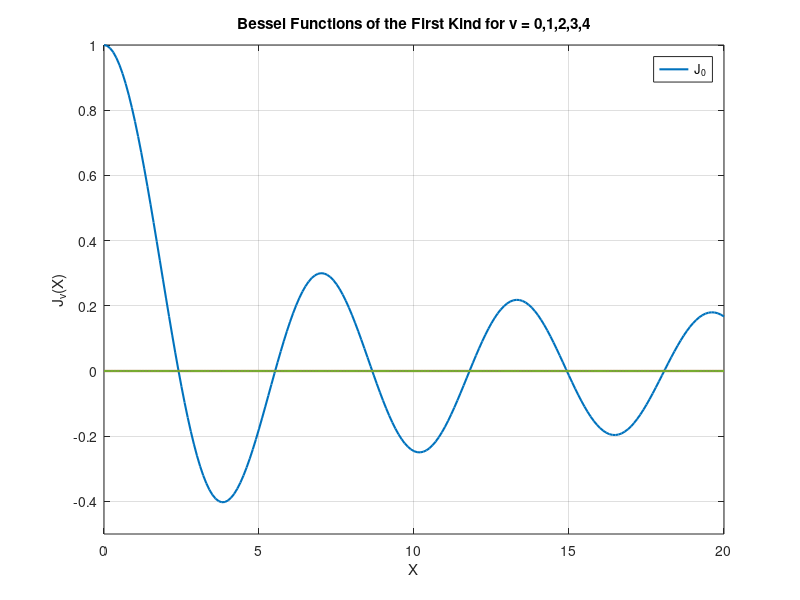

The MATLAB script that drew this image:
%% Testing of addition
x = 1
y = 2
z = x + y
disp(z)

%% Testing of pi
a1 = pi
disp(a1)

x1 = linspace(0,10*pi)
% y1 = [1,2,3,4,5,6,7,8,9,10]

% plot(x1,y1)

%% Plotting sine
plot(sin(x1))

%% Plotting cosine
plot(cos(x1))


%% Plot Bessel function - need to adapt this for my own image analyser
% Defining the domain
X = 0:0.1:20;

% Calculating the first five Bessel functions of the first kind.
J = zeros(5,201);
for i = 0
    J(i+1,:) = besselj(i,X);
end

plot(X,J,'LineWidth',1.5)
axis([0 20 -.5 1])
grid on
legend('J_0','Location','Best')
title('Bessel Functions of the First Kind for v = 0,1,2,3,4')
xlabel('X')
ylabel('J_v(X)')
